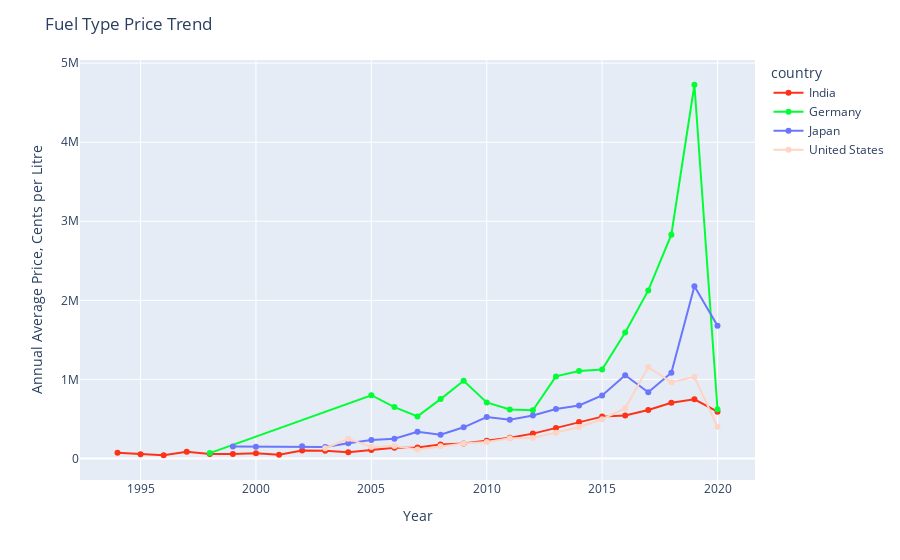

The cell this chart's notebook holds for it:
### Code cell
fig = px.line(price_bycompany_filtered,
                   x='Only_year', y = "selling_price", 
                   color = "country", color_discrete_sequence=px.colors.qualitative.Light24)
fig.update_traces(mode='markers+lines')
fig.update_layout(
    title="Fuel Type Price Trend",
    xaxis_title="Year",
    yaxis_title="Annual Average Price, Cents per Litre")
fig.show()

### Figure 1 — Plotly figure (JSON) as saved in the notebook; plotly's stock layout.template omitted (floating-point values rounded to 4 significant figures)
{"data": [{"hovertemplate": "country=India<br>Only_year=%{x}<br>selling_price=%{y}<extra></extra>", "legendgroup": "India", "line": {"color": "#FD3216", "dash": "solid"}, "marker": {"symbol": "circle"}, "mode": "markers+lines", "name": "India", "orientation": "v", "showlegend": true, "type": "scatter", "x": [1994, 1995, 1996, 1997, 1998, 1999, 2000, 2001, 2002, 2003, 2004, 2005, 2006, 2007, 2008, 2009, 2010, 2011, 2012, 2013, 2014, 2015, 2016, 2017, 2018, 2019, 2020], "xaxis": "x", "y": [72000, 55000, 41000, 86111, 56625, 56550.0, 67580.0, 46800, 100375, 97080.0, 79830.0, 107800.0, 134300.0, 138800.0, 177600.0, 189600.0, 222800.0, 261800.0, 314600.0, 385900.0, 460100.0, 529500.0, 543800.0, 613800.0, 704100.0, 747800.0, 592000.0], "yaxis": "y"}, {"hovertemplate": "country=Germany<br>Only_year=%{x}<br>selling_price=%{y}<extra></extra>", "legendgroup": "Germany", "line": {"color": "#00FE35", "dash": "solid"}, "marker": {"symbol": "circle"}, "mode": "markers+lines", "name": "Germany", "orientation": "v", "showlegend": true, "type": "scatter", "x": [1998, 2005, 2006, 2007, 2008, 2009, 2010, 2011, 2012, 2013, 2014, 2015, 2016, 2017, 2018, 2019, 2020], "xaxis": "x", "y": [68000, 800000, 650000, 532500, 751000, 982000, 709400.0, 619300.0, 610300.0, 1038000.0, 1107000.0, 1125000.0, 1593000.0, 2126000.0, 2831000.0, 4726000.0, 622700.0], "yaxis": "y"}, {"hovertemplate": "country=Japan<br>Only_year=%{x}<br>selling_price=%{y}<extra></extra>", "legendgroup": "Japan", "line": {"color": "#6A76FC", "dash": "solid"}, "marker": {"symbol": "circle"}, "mode": "markers+lines", "name": "Japan", "orientation": "v", "showlegend": true, "type": "scatter", "x": [1999, 2000, 2002, 2003, 2004, 2005, 2006, 2007, 2008, 2009, 2010, 2011, 2012, 2013, 2014, 2015, 2016, 2017, 2018, 2019, 2020], "xaxis": "x", "y": [151700.0, 150000, 155500.0, 145000, 192900.0, 232700.0, 250700.0, 337300.0, 301700.0, 394200.0, 524100.0, 489600.0, 544500.0, 625000.0, 671100.0, 797600.0, 1054000.0, 837900.0, 1084000.0, 2177000.0, 1679000.0], "yaxis": "y"}, {"hovertemplate": "country=United States<br>Only_year=%{x}<br>selling_price=%{y}<extra></extra>", "legendgroup": "United States", "line": {"color": "#FED4C4", "dash": "solid"}, "marker": {"symbol": "circle"}, "mode": "markers+lines", "name": "United States", "orientation": "v", "showlegend": true, "type": "scatter", "x": [2003, 2004, 2005, 2006, 2007, 2008, 2009, 2010, 2011, 2012, 2013, 2014, 2015, 2016, 2017, 2018, 2019, 2020], "xaxis": "x", "y": [130000, 250000, 145000, 158000, 114700.0, 155700.0, 189250, 209700.0, 255600.0, 258700.0, 326400.0, 398600.0, 496700.0, 636700.0, 1155000.0, 963800.0, 1031000.0, 400000], "yaxis": "y"}], "layout": {"legend": {"title": {"text": "country"}, "tracegroupgap": 0}, "margin": {"t": 60}, "title": {"text": "Fuel Type Price Trend"}, "xaxis": {"anchor": "y", "domain": [0, 1], "title": {"text": "Year"}}, "yaxis": {"anchor": "x", "domain": [0, 1], "title": {"text": "Annual Average Price, Cents per Litre"}}}}
